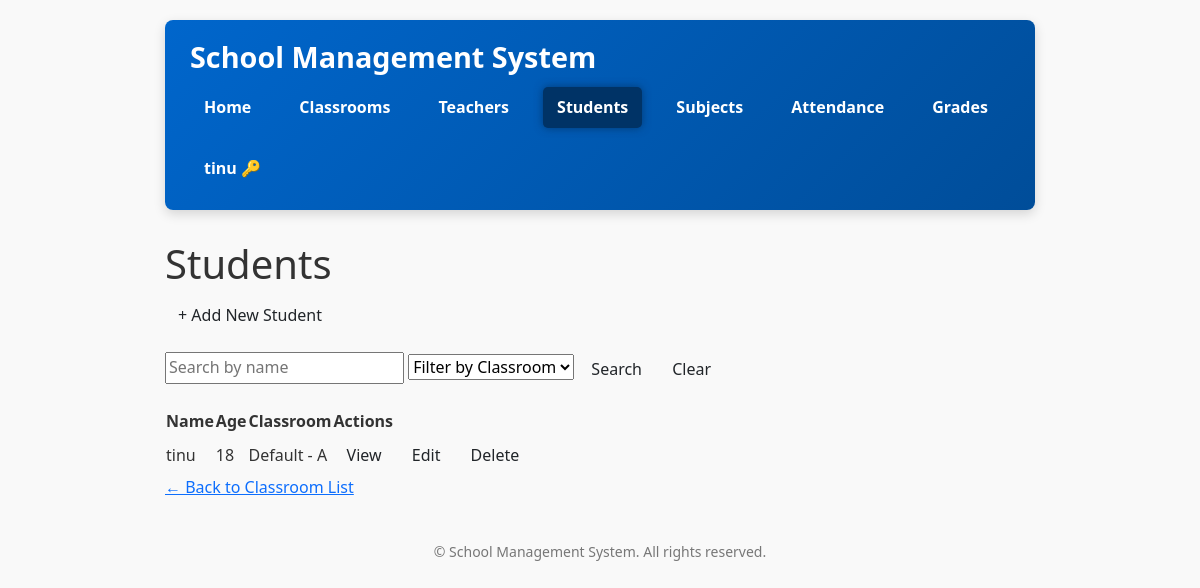
The page /students/ (signed in) on the database its author committed.
### school/models.py (models this page shows, shortened)
class User(AbstractUser):
    ROLE_CHOICES = (
        ('ADMIN', 'Admin'),
        ('TEACHER', 'Teacher'),
        ('STUDENT', 'Student'),
    )
    role = models.CharField(max_length=10, choices=ROLE_CHOICES, default='STUDENT')

class Student(models.Model):
    user = models.OneToOneField(settings.AUTH_USER_MODEL, on_delete=models.CASCADE)
    GENDER_CHOICES = [('Male', 'Male'), ('Female', 'Female'), ('Other', 'Other')]
    name = models.CharField(max_length=100)
    age = models.PositiveIntegerField()
    gender = models.CharField(max_length=10, choices=GENDER_CHOICES)
    photo = models.ImageField(upload_to='student_photos/', blank=True, null=True)
    address = models.TextField(blank=True)
    parent_contact = models.CharField(max_length=20, blank=True)
    classroom = models.ForeignKey(ClassRoom, on_delete=models.CASCADE, related_name='students')
    class Meta:
        ordering = ['name']

class ClassRoom(models.Model):
    name = models.CharField(max_length=100)
    section = models.CharField(max_length=1)
    subjects = models.ManyToManyField('Subject', related_name='classrooms', blank=True)
    class Meta:
        ordering = ['name', 'section']
        verbose_name_plural = 'Classrooms'

### school/views.py (the view)
# urls.py: path('students/', views.student_list, name='student_list'),
@role_required(['Admin', 'Teacher', 'Student'])
def student_list(request):
    user = request.user
    students = Student.objects.all()
    if user.role == 'TEACHER':
        teacher = get_object_or_404(Teacher, user=user)
        classrooms = ClassRoom.objects.filter(subjects__teachers=teacher).distinct()
        students = students.filter(classroom__in=classrooms)
    elif user.role == 'STUDENT':
        students = students.filter(user=user)
    query = request.GET.get('q')
    classroom_id = request.GET.get('classroom')
    if query:
        students = students.filter(name__icontains=query)
    if classroom_id:
        students = students.filter(classroom_id=classroom_id)
    classrooms = ClassRoom.objects.all()
    return render(request, 'school/student_list.html', {'students': students, 'classrooms': classrooms})

### school/views.py (called while the page is built)
def role_required(allowed_roles=[]):
    def decorator(view_func):
        @wraps(view_func)
        def wrapper(request, *args, **kwargs):
            user = request.user
            if not user.is_authenticated:
                return redirect('login')
            user_role = getattr(user, 'role', None)
            if user.is_superuser or (user_role and user_role.upper() in [r.upper() for r in allowed_roles]):
                return view_func(request, *args, **kwargs)
            return redirect('no_permission')  # Or render a 403 page
        return wrapper
    return decorator

### school/templates/school/student_list.html (shortened to what this page needs)
{% extends 'school/base.html' %}
{% block content %}
<h1>Students</h1>
<p><a href="{% url 'student_create' %}" class="btn">+ Add New Student</a></p>
<form method="get" style="margin-bottom: 20px;">
    <input type="text" name="q" placeholder="Search by name" value="{{ request.GET.q }}" />
    <select name="classroom">
        <option value="">Filter by Classroom</option>
    </select>
    <button type="submit" class="btn">Search</button>
    <a href="{% url 'student_list' %}" class="btn">Clear</a>
</form>
{% if students %}
<table>
    <thead>
        <tr>
            <th>Name</th>
            <th>Age</th>
            <th>Classroom</th>
            <th>Actions</th>
        </tr>
    </thead>
    <tbody>
        {% for student in students %}
        <tr>
            <td>{{ student.name }}</td>
            <td>{{ student.age }}</td>
            <td>{{ student.classroom.name }} - {{ student.classroom.section }}</td>
            <td>
                <a href="{% url 'school:student_detail' student.pk %}" class="btn">View</a>
                <a href="{% url 'school:student_update' student.pk %}" class="btn">Edit</a>
                <a href="{% url 'school:student_delete' student.pk %}" class="btn">Delete</a>
            </td>
        </tr>
        {% endfor %}
    </tbody>
</table>
{% else %}
    <p>No students available.</p>
{% endif %}
<p><a href="{% url 'school:classroom_list' %}">← Back to Classroom List</a></p>
{% endblock %}

### school/templates/school/base.html (shortened to what this page needs)
{% load static %}
<!DOCTYPE html>
<html lang="en">
<head>
    <link href="https://cdn.jsdelivr.net/npm/bootstrap@5.3.3/dist/css/bootstrap.min.css" rel="stylesheet" />
</head>
<body>
    <header>
        <div class="d-flex align-items-center">
            <h1>School Management System</h1>
        </div>
        <nav>
            <a href="{% url 'school:home' %}" class="{% if request.path == '/' %}active{% endif %}">Home</a>
            <a href="{% url 'school:classroom_list' %}" class="{% if 'classrooms' in request.path %}active{% endif %}">Classrooms</a>
            <a href="{% url 'school:teacher_list' %}" class="{% if 'teachers' in request.path %}active{% endif %}">Teachers</a>
            <a href="{% url 'school:student_list' %}" class="{% if 'students' in request.path %}active{% endif %}">Students</a>
            <a href="{% url 'school:subject_list' %}" class="{% if 'subjects' in request.path %}active{% endif %}">Subjects</a>
            <a href="{% url 'school:attendance_list' %}" class="{% if 'attendance' in request.path %}active{% endif %}">Attendance</a>
            <a href="{% url 'school:grade_list' %}" class="{% if 'grades' in request.path %}active{% endif %}">Grades</a>
            {% if user.is_authenticated %}
                <form id="logout-form" action="{% url 'school:logout' %}" method="post" style="display:inline;">
                    <button type="submit" title="Logout">{{ user.username }} &#x1F511;</button>
                </form>
            {% else %}
                <a href="{% url 'school:login' %}" class="{% if 'login' in request.path %}active{% endif %}">Login</a>
            {% endif %}
        </nav>
    </header>
    <main>
        {% block content %}{% endblock %}
    </main>
    <footer>
        &copy; {{ now|date:"Y" }} School Management System. All rights reserved.
    </footer>
</body>
</html>

### school/templates/school/base.html (style rules this page uses)
body { font-family: 'Segoe UI', Tahoma, Geneva, Verdana, sans-serif; max-width: 900px; margin: 20px auto; padding: 0 15px; background: #f9f9f9; color: #333; line-height: 1.6; }
header { background: linear-gradient(135deg, #0066cc 0%, #004d99 100%); color: white; padding: 20px 25px; margin-bottom: 30px; border-radius: 8px; box-shadow: 0 4px 12px rgba(0, 0, 0, 0.15); position: sticky; top: 0; z-index: 1000; }
header h1 { margin: 0; font-weight: 700; font-size: 1.8rem; user-select: none; }
nav { margin-top: 12px; display: flex; gap: 20px; flex-wrap: wrap; }
nav a, nav form button { color: white; font-weight: 600; padding: 8px 14px; border-radius: 5px; transition: background-color 0.3s ease; user-select: none; cursor: pointer; text-decoration: none; border: none; background: none; }
nav a.active { background-color: #003366; color: #fff; box-shadow: 0 0 8px #003366cc; }
footer { margin-top: 40px; text-align: center; color: #777; font-size: 14px; user-select: none; }

### rows shown on the page
User: username "tinu"
Student: name "tinu", age "18", classroom.name "Default", classroom.section "A"
